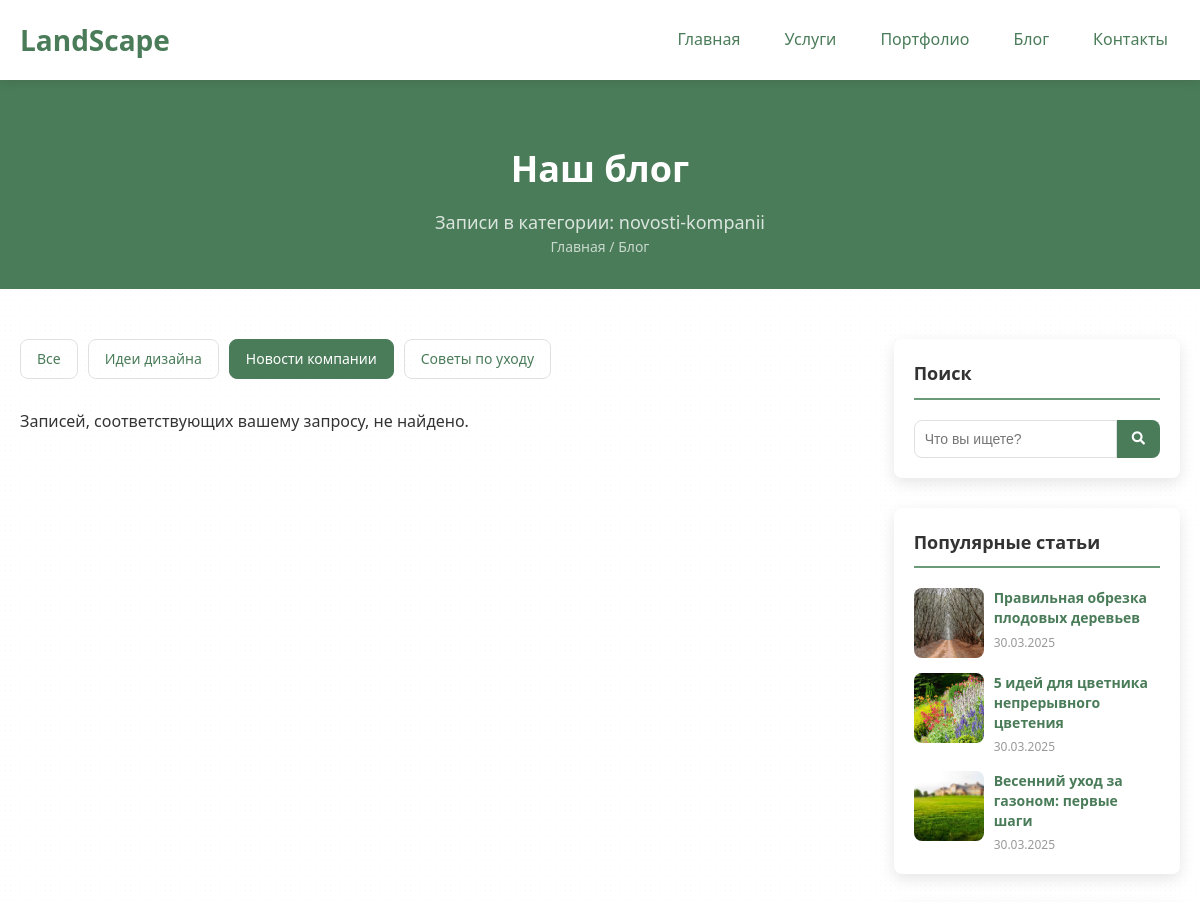
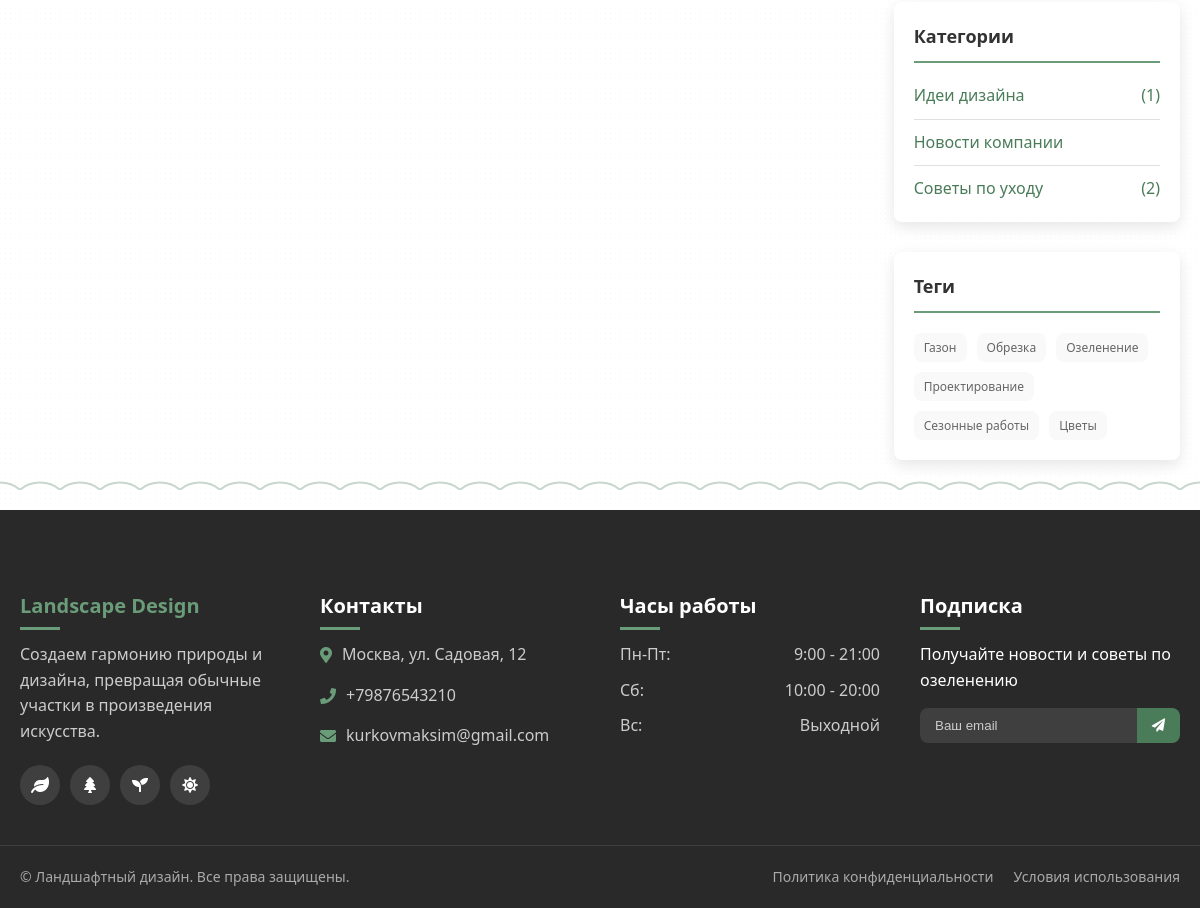
/blog/?category=novosti-kompanii, run on the app's committed database (2 pictures, top to bottom).
### landscape_design_app/models.py (models this page shows, shortened)
class BlogCategory(models.Model):
    name = models.CharField(max_length=100, verbose_name="Название категории")
    slug = models.SlugField(unique=True, verbose_name="URL slug", help_text="Уникальная строка для URL (генерируется автоматически, если пусто)")
    description = models.TextField(verbose_name="Описание", blank=True)
    class Meta:
        verbose_name = "Категория блога"
        verbose_name_plural = "Категории блога"
        ordering = ['name']

class BlogPost(models.Model):
    title = models.CharField(max_length=200, verbose_name="Заголовок")
    content = models.TextField(verbose_name="Содержимое")
    preview = models.TextField(verbose_name="Краткое описание", blank=True)
    image = models.ImageField(upload_to='blog/', verbose_name="Изображение", blank=True, null=True)
    category = models.ForeignKey(
        BlogCategory,
        on_delete=models.SET_NULL,
        null=True,
        blank=True,
        related_name='posts',
        verbose_name="Категория"
    )
    tags = models.ManyToManyField(
        BlogTag,
        related_name='posts',
        blank=True,
        verbose_name="Теги"
    )
    author = models.ForeignKey(
        User,
        on_delete=models.SET_NULL,
        null=True,
        blank=True,
        related_name='blog_posts',
        verbose_name="Автор"
    )
    created_at = models.DateTimeField(auto_now_add=True, verbose_name="Дата создания")
    updated_at = models.DateTimeField(auto_now=True, verbose_name="Дата обновления")
    is_published = models.BooleanField(default=True, verbose_name="Опубликовано")
    class Meta:
        verbose_name = "Запись блога"
        verbose_name_plural = "Записи блога"
        ordering = ['-created_at']

class BlogTag(models.Model):
    name = models.CharField(max_length=50, unique=True, verbose_name="Название тега")
    slug = models.SlugField(unique=True, verbose_name="URL slug", help_text="Уникальная строка для URL (генерируется автоматически, если пусто)")
    class Meta:
        verbose_name = "Тег блога"
        verbose_name_plural = "Теги блога"
        ordering = ['name']

### landscape_design_app/views.py (the view)
# urls.py: path('blog/', views.blog, name='blog'),
def blog(request):
    posts_list = BlogPost.objects.filter(is_published=True).select_related('author', 'category').prefetch_related('tags')
    selected_category_slug = request.GET.get('category')
    selected_tag_slug = request.GET.get('tag')
    search_query = request.GET.get('q')
    if selected_category_slug:
        posts_list = posts_list.filter(category__slug=selected_category_slug)
    if selected_tag_slug:
        posts_list = posts_list.filter(tags__slug=selected_tag_slug)
    if search_query:
        posts_list = posts_list.filter(
            Q(title__icontains=search_query) |
            Q(content__icontains=search_query) |
            Q(preview__icontains=search_query)
        ).distinct()
    paginator = Paginator(posts_list, 6)
    page_number = request.GET.get('page')
    try:
        page_obj = paginator.page(page_number)
    except PageNotAnInteger:
        page_obj = paginator.page(1)
    except EmptyPage:
        page_obj = paginator.page(paginator.num_pages)
    all_categories = BlogCategory.objects.annotate(
        posts_count=Count('posts', filter=Q(posts__is_published=True))
    )
    all_tags = BlogTag.objects.annotate(
        posts_count=Count('posts', filter=Q(posts__is_published=True))
    )
    popular_posts = BlogPost.objects.filter(is_published=True).order_by('-created_at')[:3]
    context = {
        'page_obj': page_obj,
        'blog_categories': all_categories,
        'blog_tags': all_tags,
        'popular_posts': popular_posts,
        'selected_category': selected_category_slug,
        'selected_tag': selected_tag_slug,
        'search_query': search_query,
    }
    return render(request, 'blog.html', context)

### templates/blog.html (shortened to what this page needs)
{% extends 'base.html' %}
{% load static %}
{% block content %}
<main>
    <div class="page-header blog-page-header">
        <h1>Наш блог</h1>
        {% if search_query %}
            <p>Результаты поиска по запросу: "{{ search_query }}"</p>
        {% elif selected_category %}
            <p>Записи в категории: {{ page_obj.object_list.first.category.name|default:selected_category }}</p>
        {% elif selected_tag %}
            <p>Записи с тегом: {{ page_obj.object_list.first.tags.first.name|default:selected_tag }}</p>
        {% else %}
            <p>Делимся знаниями и вдохновением о ландшафтном дизайне и садоводстве</p>
        {% endif %}
        <div class="breadcrumbs">
            <a href="{% url 'index' %}">Главная</a> / <span>Блог</span>
        </div>
    </div>
    <div class="container">
        <div class="blog-layout">
            <div class="blog-main">
                <div class="blog-categories">
                    <a href="{% url 'blog' %}" class="blog-category {% if not selected_category and not selected_tag %}active{% endif %}">Все</a>
                    {% for category in blog_categories %}
                        <a href="?category={{ category.slug }}" class="blog-category {% if selected_category == category.slug %}active{% endif %}" data-category="{{ category.slug }}">{{ category.name }}</a>
                    {% empty %}
                         <p>Нет категорий для отображения.</p>
                    {% endfor %}
                </div>
                <div class="blog-posts">
                    {% for post in page_obj %}
                    <div class="blog-post" {% if post.category %}data-category="{{ post.category.slug }}"{% endif %}>
                        <div class="blog-post-image">
                            {% if post.image %}
                                <img src="{{ post.image.url }}" alt="{{ post.title }}">
                            {% endif %}
                        </div>
                        <div class="blog-post-content">
                            <h2>{{ post.title }}</h2>
                            <div class="blog-post-meta">
                                <div><i class="far fa-calendar"></i> {{ post.created_at|date:"d.m.Y" }}</div>
                                {% if post.author %}
                                    <div><i class="far fa-user"></i> {{ post.author.get_full_name|default:post.author.username }}</div>
                                {% endif %}
                                {% if post.category %}
                                    <div><i class="far fa-folder"></i> <a href="?category={{ post.category.slug }}">{{ post.category.name }}</a></div>
                                {% endif %}
                            </div>
                            <p class="blog-post-excerpt">{{ post.preview|truncatewords:30 }}</p>
                            <button class="read-more-btn" onclick="openBlogModal('{{ post.id }}')">Читать далее</button>
                             <div class="blog-post-tags" style="margin-top: 10px;">
                                {% for tag in post.tags.all %}
                                    <a href="?tag={{ tag.slug }}" class="tag-link" style="font-size: 0.8em; background-color: #eee; padding: 2px 5px; border-radius: 3px; margin-right: 5px; text-decoration: none; color: #555;">#{{ tag.name }}</a>
                                {% endfor %}
                            </div>
                        </div>
                    </div>
                    {% empty %}
                        <p>Записей, соответствующих вашему запросу, не найдено.</p>
                    {% endfor %}
                </div>
            </div>
             <div class="blog-sidebar">
                <div class="sidebar-widget">
                    <h3>Поиск</h3>
                    <form class="search-form" action="{% url 'blog' %}" method="get">
                        <input type="text" name="q" placeholder="Что вы ищете?" value="{{ search_query|default:'' }}">
                        <button type="submit"><i class="fas fa-search"></i></button>
                    </form>
                </div>
                <div class="sidebar-widget">
                    <h3>Популярные статьи</h3>
                     <div class="popular-posts">
                         {% for popular_post in popular_posts %}
                         <div class="popular-post">
                             <div class="popular-post-image">
                                 {% if popular_post.image %}
                                     <a href="#"><img src="{{ popular_post.image.url }}" alt="{{ popular_post.title }}"></a>
                                 {% endif %}
                             </div>
                             <div class="popular-post-content">
                                 <h4><a href="#">{{ popular_post.title }}</a></h4>
                                 <div class="popular-post-date">{{ popular_post.created_at|date:"d.m.Y" }}</div>
                             </div>
                         </div>
                         {% empty %}
                              <p>Нет популярных статей.</p>
                         {% endfor %}
                     </div>
                 </div>
                 <div class="sidebar-widget">
                     <h3>Категории</h3>
                     <ul class="categories-list">
                         {% for category in blog_categories %}
                              <li>
                                 <a href="?category={{ category.slug }}" class="{% if selected_category == category.slug %}active{% endif %}">
                                     {{ category.name }}
                                     {% if category.posts_count > 0 %}<span>({{ category.posts_count }})</span>{% endif %}
                                 </a>
                             </li>
                         {% empty %}
                             <li>Нет категорий.</li>
                         {% endfor %}
                     </ul>
                 </div>
                 <div class="sidebar-widget">
                     <h3>Теги</h3>
                     <div class="tags-cloud">
                         {% for tag in blog_tags %}
                             <a href="?tag={{ tag.slug }}" class="tag {% if selected_tag == tag.slug %}active{% endif %}">
                                 {{ tag.name }}
                            </a>
                         {% empty %}
                              <p>Нет тегов для отображения.</p>
                         {% endfor %}
                     </div>
                 </div>
             </div>
        </div>
    </div>
</main>
{% endblock %}

### static/css/style.css (style rules this page uses)
:root { --primary-color: #4a7c59; --primary-color-light: #6a9c79; --primary-color-dark: #345e43; --secondary-color: #ffd166; --accent-color: #ef476f; --text-color: #333333; --text-light: #666666; --text-lighter: #999999; --background-light: #f9f9f9; --background-white: #ffffff; --background-dark: #292929; --border-color: #e0e0e0; --success-color: #5cb85c; --error-color: #d9534f; --shadow-color: rgba(0, 0, 0, 0.1); --transition-speed: 0.3s; --border-radius: 8px; --container-width: 1200px; }
* { margin: 0; padding: 0; box-sizing: border-box; }
body { font-family: 'Segoe UI', Tahoma, Geneva, Verdana, sans-serif; color: var(--text-color); line-height: 1.6; background-color: var(--background-light); background-attachment: fixed; }
main { flex: 1; }
a { color: var(--primary-color); text-decoration: none; transition: color var(--transition-speed); }
ul { list-style-type: none; }
img { max-width: 100%; height: auto; }
.container { max-width: var(--container-width); margin: 0 auto; padding: 0 20px; }
.page-header { padding: 60px 0; text-align: center; background-color: var(--primary-color); color: white; margin-bottom: 50px; position: relative; }
.page-header h1 { font-size: 36px; margin-bottom: 10px; }
.breadcrumbs { font-size: 14px; color: rgba(255, 255, 255, 0.7); }
.breadcrumbs a { color: rgba(255, 255, 255, 0.7); transition: color var(--transition-speed); }
.blog-page-header { padding-bottom: 30px; }
.blog-page-header p { max-width: 600px; margin: 0 auto; font-size: 18px; color: rgba(255, 255, 255, 0.8); }
.blog-layout { display: grid; grid-template-columns: 3fr 1fr; gap: 40px; margin-bottom: 50px; }
.blog-categories { display: flex; flex-wrap: wrap; gap: 10px; margin-bottom: 30px; }
.blog-category { padding: 8px 16px; background-color: transparent; border: 1px solid var(--border-color); border-radius: var(--border-radius); cursor: pointer; transition: all var(--transition-speed); font-size: 14px; }
.blog-category:hover, .blog-category.active { background-color: var(--primary-color); color: white; border-color: var(--primary-color); }
.blog-posts { display: flex; flex-direction: column; gap: 30px; }
.blog-sidebar { display: flex; flex-direction: column; gap: 30px; }
.sidebar-widget { background-color: var(--background-white); border-radius: var(--border-radius); padding: 20px; box-shadow: 0 5px 15px var(--shadow-color); }
.sidebar-widget h3 { margin-bottom: 20px; padding-bottom: 10px; border-bottom: 2px solid var(--primary-color-light); font-size: 18px; }
.search-form { display: flex; }
.search-form input { flex-grow: 1; padding: 10px; border: 1px solid var(--border-color); border-radius: var(--border-radius) 0 0 var(--border-radius); font-size: 14px; }
.search-form button { padding: 10px 15px; background-color: var(--primary-color); color: white; border: none; border-radius: 0 var(--border-radius) var(--border-radius) 0; cursor: pointer; transition: background-color var(--transition-speed); }
.popular-posts { display: flex; flex-direction: column; gap: 15px; }
.popular-post { display: flex; gap: 10px; }
.popular-post-image { width: 70px; height: 70px; border-radius: var(--border-radius); overflow: hidden; flex-shrink: 0; }
.popular-post-image img { width: 100%; height: 100%; object-fit: cover; }
.popular-post-content h4 { font-size: 14px; margin-bottom: 5px; transition: color var(--transition-speed); line-height: 1.4; }
.popular-post-date { font-size: 12px; color: var(--text-lighter); }
.categories-list li { margin-bottom: 10px; border-bottom: 1px solid var(--border-color); padding-bottom: 10px; }
.categories-list li:last-child { margin-bottom: 0; border-bottom: none; padding-bottom: 0; }
.categories-list a { display: flex; justify-content: space-between; transition: color var(--transition-speed); }
.tags-cloud { display: flex; flex-wrap: wrap; gap: 10px; }
.tag { display: inline-block; padding: 5px 10px; background-color: var(--background-light); border-radius: var(--border-radius); font-size: 12px; color: var(--text-light); transition: all var(--transition-speed); }

### data on the page
BlogCategory: object_list.first.category.name "novosti-kompanii", name "Новости компании"
BlogCategory: name "Идеи дизайна", posts_count "1"
BlogCategory: name "Советы по уходу", posts_count "2"
BlogPost: image (picture), title "Правильная обрезка плодовых деревьев", created_at "30.03.2025"
BlogPost: image (picture), title "5 идей для цветника непрерывного цветения", created_at "30.03.2025"
BlogPost: image (picture), title "Весенний уход за газоном: первые шаги", created_at "30.03.2025"
BlogTag: name "Газон"
BlogTag: name "Обрезка"
BlogTag: name "Озеленение"
BlogTag: name "Проектирование"
BlogTag: name "Сезонные работы"
BlogTag: name "Цветы"
